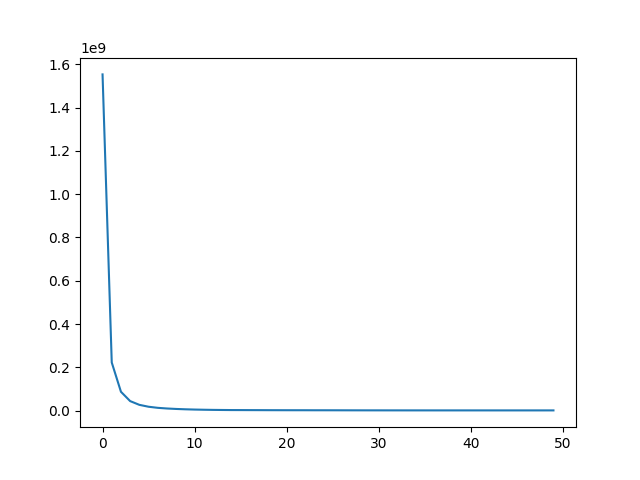

Reproduce this figure in Python.
from cgi import test
import sys
import os
import numpy as np
import pandas as pd
import math
from matplotlib import pyplot as plt
from sklearn.preprocessing import StandardScaler
from sklearn.decomposition import PCA



# The seed will be fixed to 42 for this assigmnet.
np.random.seed(42)

NUM_FEATS = 90

class Net(object):
	'''
	'''

	def __init__(self, num_layers, num_units):
		'''
		Initialize the neural network.
		Create weights and biases.

		Here, we have provided an example structure for the weights and biases.
		It is a list of weight and bias matrices, in which, the
		dimensions of weights and biases are (assuming 1 input layer, 2 hidden layers, and 1 output layer):
		weights: [(NUM_FEATS, num_units), (num_units, num_units), (num_units, num_units), (num_units, 1)]
		biases: [(num_units, 1), (num_units, 1), (num_units, 1), (num_units, 1)]

		Please note that this is just an example.
		You are free to modify or entirely ignore this initialization as per your need.
		Also you can add more state-tracking variables that might be useful to compute
		the gradients efficiently.


		Parameters
		----------
			num_layers : Number of HIDDEN layers.
			num_units : Number of units in each Hidden layer.
		'''
		self.num_layers = num_layers
		self.num_units = num_units

		self.biases = []
		self.weights = []
		for i in range(num_layers):

			if i==0:
				# Input layer
				self.weights.append(np.random.uniform(-1, 1, size=(NUM_FEATS, self.num_units)))
			else:
				# Hidden layer
				self.weights.append(np.random.uniform(-1, 1, size=(self.num_units, self.num_units)))

			self.biases.append(np.random.uniform(-1, 1, size=(self.num_units, 1)))

		# Output layer
		self.biases.append(np.random.uniform(-1, 1, size=(1, 1)))
		self.weights.append(np.random.uniform(-1, 1, size=(self.num_units, 1)))
		#print(self.biases)


	def activation(self,h):
		return np.maximum(0,h)

			
	


	def __call__(self, X):
		'''
		Forward propagate the input X through the network,
		and return the output.

		Note that for a classification task, the output layer should
		be a softmax layer. So perform the computations accordingly

		Parameters
		----------
			X : Input to the network, numpy array of shape m x d
		Returns
		----------
			y : Output of the network, numpy array of shape m x 1
		'''
		a = X
		for i, (w, b) in enumerate(zip(self.weights, self.biases)):
			
			h = np.dot(a, w) + b.T
			if i < len(self.weights)-1:
				a = self.activation(h)		
			else: # No activation for the output layer
				a=h
		return a
				

	def forward(self,X)	:
		a = X
		activations=[]
		activations.append(X)
		for i, (w, b) in enumerate(zip(self.weights, self.biases)):
			h = np.dot(a, w) + b.T
			if i < len(self.weights)-1:
				a = self.activation(h)
				activations.append(a)
				

			else: # No activation for the output layer
				a=h
		return [activations,a]


	def backward(self, X, y, lamda):
		'''
		Compute and return gradients loss with respect to weights and biases.
		(dL/dW and dL/db)

		Parameters
		----------
			X : Input to the network, numpy array of shape m x d
			y : Output of the network, numpy array of shape m x 1
			lamda : Regularization parameter.

		Returns
		----------
			del_W : derivative of loss w.r.t. all weight values (a list of matrices).
			del_b : derivative of loss w.r.t. all bias values (a list of vectors).

		Hint: You need to do a forward pass before performing backward pass.
		'''
		answer,pred= self.forward(X) #forward pass
		
		batch_size=y.shape[0]
		delY= 2./batch_size*(pred-y)
		del_W=[]
		del_B=[]
		
		for (w,a) in reversed(list(zip(self.weights,answer))):
			delW=np.dot(a.T,delY)+ (lamda*w)
			delB=np.sum(delY,axis=0)
			delB = np.reshape(delB,(len(delB),1))
			delX=np.dot(delY,w.T)
			delY=delX
		
			del_W.append(delW)
			del_B.append(delB)

		
		del_W.reverse()
		del_B.reverse()
		return del_W,del_B



class Optimizer(object):
	'''
	Implementing Adam optimizer 

	Vt <- (beta * Vt-1) + (1-beta) *Gt
	St <- (gamma * St-1) + (1-gamma) *(Gt**2)
	Vtcap <- Vt/(1-beta^t)
	Stcap <- St/(1-gamma^t)

	Update rule 
	wt+1 <- wt - ((learning_rate*Vtcap)/root(Stcap+eps))

	Ideal values:
	beta : 0.9
	gamma : 0.999
	eps : 1e-8
	'''

	def __init__(self, learning_rate,B=0.9,Y=0.999,epsilon=1e-8):
		'''
		Create a Gradient Descent based optimizer with given
		learning rate.

		Other parameters can also be passed to create different types of
		optimizers.

		Hint: You can use the class members to track various states of the
		optimizer.
		'''
		
		self.B=B
		self.Y=Y		
		self.epsilon=epsilon
		self.learning_rate=learning_rate	
		self.v_dw=[]
		self.s_dw=[]
		self.v_db=[]
		self.s_db=[]
		self.t=0


	def step(self, weights, biases, delta_weights, delta_biases):
		'''
		Parameters
		----------
			weights: Current weights of the network.
			biases: Current biases of the network.
			delta_weights: Gradients of weights with respect to loss.
			delta_biases: Gradients of biases with respect to loss.

		'''
		
		
		if(self.t==0):
			for (dw,db) in zip(delta_weights,delta_biases):
				self.v_dw.append(np.full_like(dw,0))
				self.v_db.append(np.full_like(db,0))
				self.s_dw.append(np.full_like(dw,0))
				self.s_db.append(np.full_like(db,0))

		self.t+=1		
		
		for j, (delta_weight,delta_bias) in enumerate(zip(delta_weights,delta_biases)):
			self.v_dw[j]=self.B*self.v_dw[j]+(1-self.B)*(delta_weight)
			self.v_db[j]=self.B*self.v_db[j]+(1-self.B)*(delta_bias)	
			self.s_dw[j]=self.Y*self.s_dw[j]+(1-self.Y)*(delta_weight**2)
			self.s_db[j]=self.Y*self.s_db[j]+(1-self.Y)*(delta_bias**2)
			
		    #bias correction
			v_dw_correct=self.v_dw[j]/(1-self.B**self.t)
			v_db_correct=self.v_db[j]/(1-self.B**self.t)
			s_dw_correct=self.s_dw[j]/(1-self.Y**self.t)
			s_db_correct=self.s_db[j]/(1-self.Y**self.t)

			##update weights and biases
			weights[j]=weights[j]-self.learning_rate*(v_dw_correct/(np.sqrt(s_dw_correct+self.epsilon)))
			biases[j]=biases[j]-self.learning_rate*(v_db_correct/(np.sqrt(s_db_correct+self.epsilon)))
		    
		return weights,biases


		


def loss_mse(y, y_hat):
	'''
	Compute Mean Squared Error (MSE) loss betwee ground-truth and predicted values.

	Parameters
	----------
		y : targets, numpy array of shape m x 1
		y_hat : predictions, numpy array of shape m x 1

	Returns
	----------
		MSE loss between y and y_hat.

	'''
	return np.mean((y-y_hat)**2)

	

def loss_regularization(weights, biases):
	'''
	Compute l2 regularization loss.

	Parameters
	----------
		weights and biases of the network.

	Returns
	----------
		l2 regularization loss 
	'''
	loss_reg=0
	for entry in weights:
		loss_reg=loss_reg+np.sum(np.power(entry,2))
	return loss_reg
	
def loss_fn(y, y_hat, weights, biases, lamda):
	'''s
	Compute loss =  loss_mse(..) + lamda * loss_regularization(..)

	Parameters
	----------
		y : targets, numpy array of shape m x 1
		y_hat : predictions, numpy array of shape m x 1
		weights and biases of the network
		lamda: Regularization parameter

	Returns
	----------
		l2 regularization loss 
	'''
	loss=loss_mse(y,y_hat)
	reg=loss_regularization(weights,biases)
	loss_f=loss+ lamda*reg
	return loss_f
	

def rmse(y, y_hat):
	'''
	Compute Root Mean Squared Error (RMSE) loss betwee ground-truth and predicted values.

	Parameters
	----------
		y : targets, numpy array of shape m x 1
		y_hat : predictions, numpy array of shape m x 1

	Returns
	----------
		RMSE between y and y_hat.
	'''
	return np.sqrt(np.mean((y-y_hat)**2))


def cross_entropy_loss(y, y_hat):
	'''
	Compute cross entropy loss

	Parameters
	----------
		y : targets, numpy array of shape m x 1
		y_hat : predictions, numpy array of shape m x 1

	Returns
	----------
		cross entropy loss
	'''
	raise NotImplementedError

def train(
	net, optimizer, lamda, batch_size, max_epochs,
	train_input, train_target,
	dev_input, dev_target
):
    '''
    In this function, you will perform following steps:
        1. Run gradient descent algorithm for `max_epochs` epochs.
        2. For each bach of the training data
            1.1 Compute gradients
            1.2 Update weights and biases using step() of optimizer.
        3. Compute RMSE on dev data after running `max_epochs` epochs.

    Here we have added the code to loop over batches and perform backward pass
    for each batch in the loop.
    For this code also, you are free to heavily modify it.
    '''

    m = train_input.shape[0]
    epoch_losses = []
    for e in range(max_epochs):
        epoch_loss = 0.
        for i in range(0, m, batch_size):
            batch_input = train_input[i:i+batch_size]
            batch_target = train_target[i:i+batch_size]
            pred = net(batch_input)

            # Compute gradients of loss w.r.t. weights and biases
            dW, db = net.backward(batch_input, batch_target, lamda)
            

            # Get updated weights based on current weights and gradients
            weights_updated, biases_updated = optimizer.step(net.weights, net.biases, dW, db)

            # Update model's weights and biases
            net.weights = weights_updated
            net.biases = biases_updated

            # Compute loss for the batch
            batch_loss = loss_fn(batch_target, pred, net.weights, net.biases, lamda)
            epoch_loss += batch_loss

        print(e,' ',epoch_loss)
        epoch_losses.append([e,epoch_loss])

			#print(e, i, rmse(batch_target, pred), batch_loss)
		# Write any early stopping conditions required (only for Part 2)
		# Hint: You can also compute dev_rmse here and use it in the early
		# 		stopping condition.

        # After running `max_epochs` (for Part 1) epochs OR early stopping (for Part 2), compute the RMSE on dev data.
    epoch_losses = np.array(epoch_losses)
    p, q = epoch_losses.T
    plt.plot(p,q)
    plt.savefig('test.png')

def get_test_data_predictions(net, inputs):
	'''
	Perform forward pass on test data and get the final predictions that can
	be submitted on Kaggle.
	Write the final predictions to the part2.csv file.

	Parameters
	----------
		net : trained neural network
		inputs : test input, numpy array of shape m x d

	Returns
	----------
		predictions (optional): Predictions obtained from forward pass
								on test data, numpy array of shape m x 1
	'''
	return net(inputs)
	
	
	

def read_data():
    global NUM_FEATS

    #sc = StandardScaler()
    train = pd.read_csv('../regression/data/train.csv')	
    train = train.to_numpy()
    train_input = train[:,1:92]
    #train_input = sc.fit_transform(train_input)
    train_target = train[:,0:1]
	
    dev=pd.read_csv('../regression/data/dev.csv')
    dev=dev.to_numpy()
    dev_input=dev[:,1:92]
    #dev_input = sc.transform(dev_input)
    dev_target=dev[:,0:1]

    test=pd.read_csv('../regression/data/test.csv')
    test=test.to_numpy()
    test_input=test[:,1:92]
    #test_input = sc.transform(test_input)
    test_target=test[:,0:1]

    pca = PCA(n_components = 0.99)
    pca.fit(train_input)
    #print("Cumulative Variances (Percentage):")
    print(np.cumsum(pca.explained_variance_ratio_ * 100))
    components = len(pca.explained_variance_ratio_)
    print(f'Number of components: {components}')

    #train_input = pca.fit_transform(train_input)
    #dev_input = pca.transform(dev_input)
    #test_input = pca.transform(test_input)

    #=NUM_FEATS = components

    return train_input, train_target, dev_input, dev_target, test_input, test_target
	


def main():

	# Hyper-parameters 
    max_epochs = 5000
    batch_size = 8
    learning_rate = 0.0002
    num_layers = 4
    num_units = 64
    lamda = 0 # Regularization Parameter
    train_input, train_target, dev_input, dev_target, test_input, test_target = read_data()
    net = Net(num_layers, num_units) 
    optimizer = Optimizer(learning_rate)
    train(
		net, optimizer, lamda, batch_size, max_epochs,
		train_input, train_target,
		dev_input, dev_target
	)
    #print(get_test_data_predictions(net, test_input))

    dev_pred = net(dev_input)
    dev_rmse = rmse(dev_target, dev_pred)

    train_pred = net(train_input)
    train_rmse = rmse(train_target, train_pred)

    test_pred = net(test_input)
    test_rmse = rmse(test_target, test_pred)

    f = open("logs.txt","a")
    L = ['epoch '+ str(max_epochs),'\nbatch size '+ str(batch_size),'\nlearning rate '+ str(learning_rate),'\nNum Layers '+ str(num_layers),'\nNum Units '+ str(num_units),'\nRMSE on Train data ' + str(train_rmse), '\nRMSE on Dev data ' + str(dev_rmse),'\nRMSE on Test data ' + str(test_rmse)+ '\n\n\n\n']
    f.writelines(L)
    f.close()


if __name__ == '__main__':
	main()
